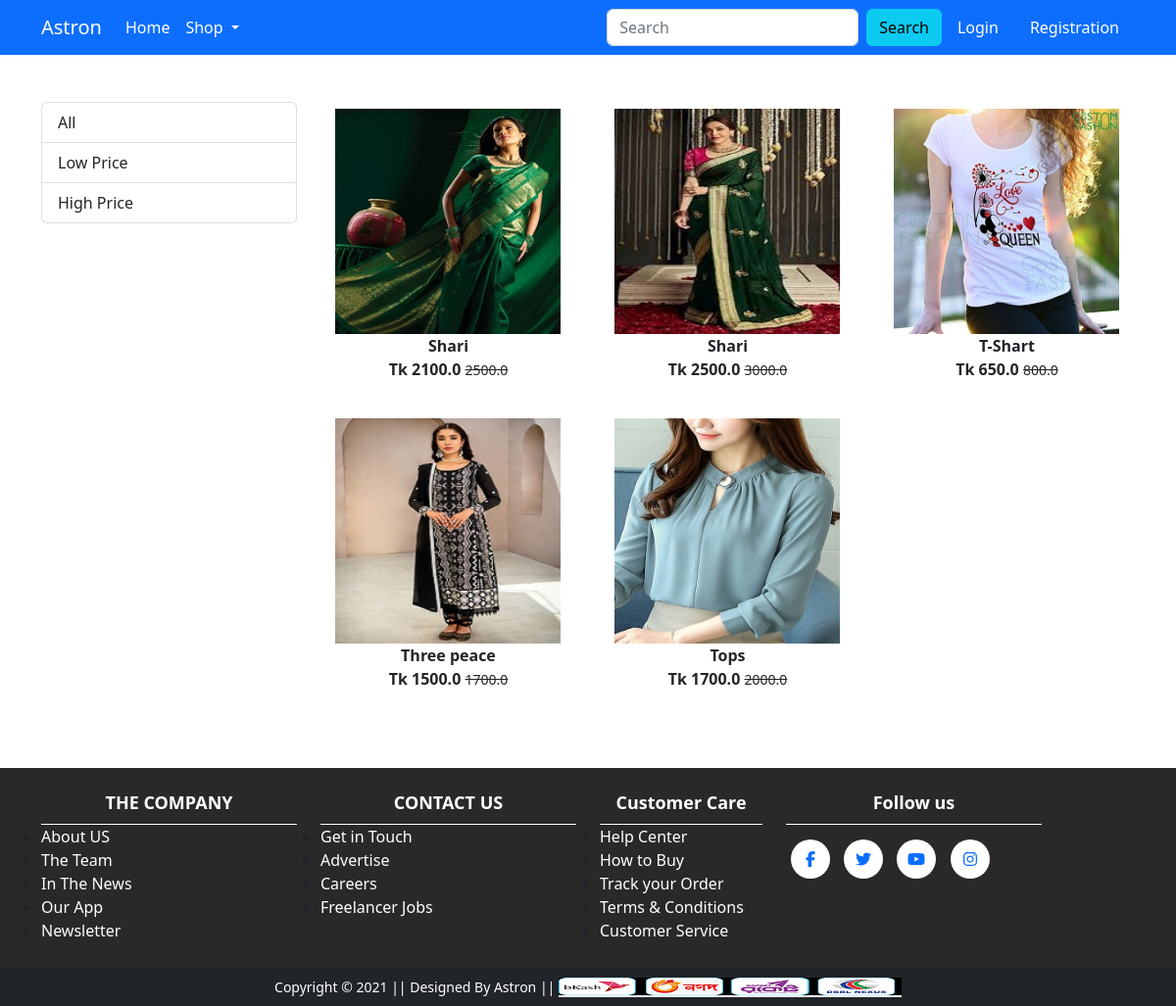
The page /top/ on the database its author committed.
### shop/models.py (models this page shows, shortened)
class Product(models.Model):
    title = models.CharField(max_length=100)
    selling_price = models.FloatField()
    discounted_price = models.FloatField()
    description = models.TextField()
    brand = models.CharField(max_length=100)
    category = models.CharField(choices=CATEGORY_CHOICES, max_length=2)
    product_image = models.ImageField(upload_to='productimg')

### shop/views.py (the view)
# urls.py: path('top/', views.tobwear, name='top'),
def tobwear(request, data=None):
    if data is None:
        top = Product.objects.filter(category='TW')
    elif data == 'low':
        top = Product.objects.filter(category='TW').filter(discounted_price__lte=2000)
    elif data == 'high':
        top = Product.objects.filter(category='TW').filter(discounted_price__gt=2000)
    return render(request, 'shop/top.html', {'top': top})

### shop/templates/shop/top.html (shortened to what this page needs)
{% extends 'shop/base.html' %}
{% load static %}
{% block main-content %}
<div class="container my-5">
 <div class="row">
  <div class="col-sm-3">
   <div class="list-group">
    <a href="{% url 'top' %}" class="list-group-item list-group-item-action  " aria-current="true">All</a>
    <a href="{% url 'topdata' 'low' %}" class="list-group-item list-group-item-action " aria-current="true">Low Price</a>
    <a href="{% url 'topdata' 'high' %}" class="list-group-item list-group-item-action" aria-current="true">High Price</a>
   </div>
  </div>
  <div class="col-sm-8 col-md-9 offset-sm-0">
   <div class="row">
    {% for mb in top %}
       <div class="col-lg-4 col-md-4 col-sm-6 text-center mb-4 mr-0">
       <a href="{% url 'product-detail' mb.id %}" class="btn">
        <div class="item product_area">
          <img src="{{ mb.product_image.url }}" alt="img" class="img">
          <div class="fw-bold">{{mb.title}}</div>
          <div class="fw-bold">Tk {{mb.discounted_price}}
           <small class="fw-light text-decoration-line-through">{{mb.selling_price}}</small></div>
        </div>
       </a>
      </div>
     {% endfor %}
   </div>
  </div>
 </div>
</div>
{% endblock main-content %}

### shop/static/app/css/responsive.css (style rules this page uses)
@media only screen and (max-width: 1200px) { .product_area .img { max-height:230px; max-width:230px; } }

### rows shown on the page
Product: product_image (picture), title "Shari", discounted_price "2100.0", selling_price "2500.0"
Product: product_image (picture), title "Shari", discounted_price "2500.0", selling_price "3000.0"
Product: product_image (picture), title "T-Shart", discounted_price "650.0", selling_price "800.0"
Product: product_image (picture), title "Three peace", discounted_price "1500.0", selling_price "1700.0"
Product: product_image (picture), title "Tops", discounted_price "1700.0", selling_price "2000.0"
